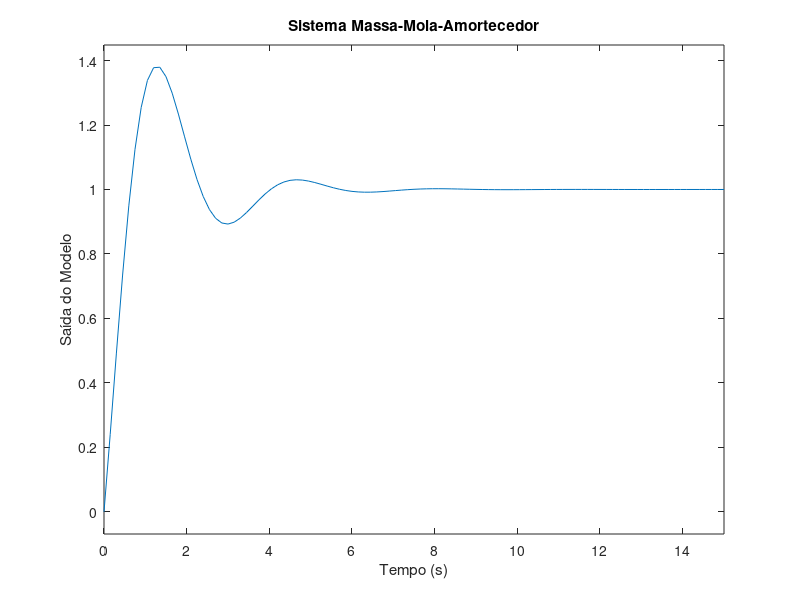
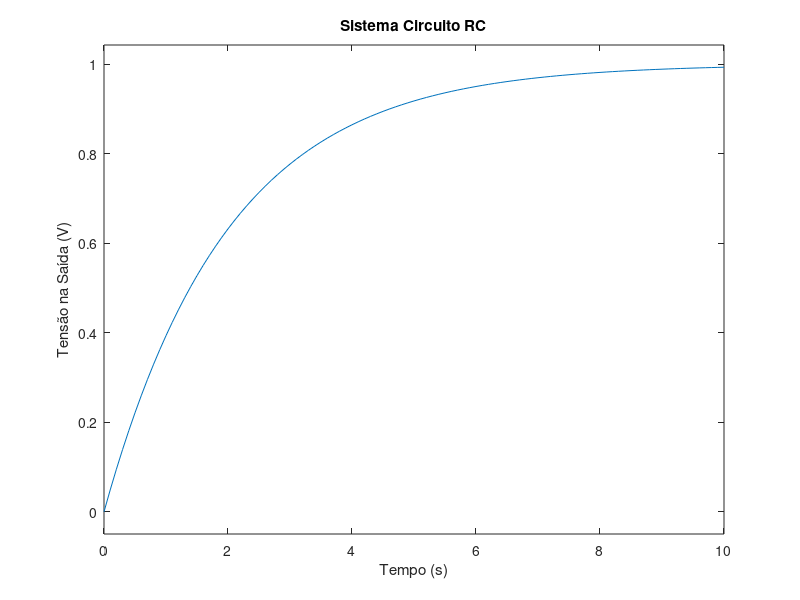
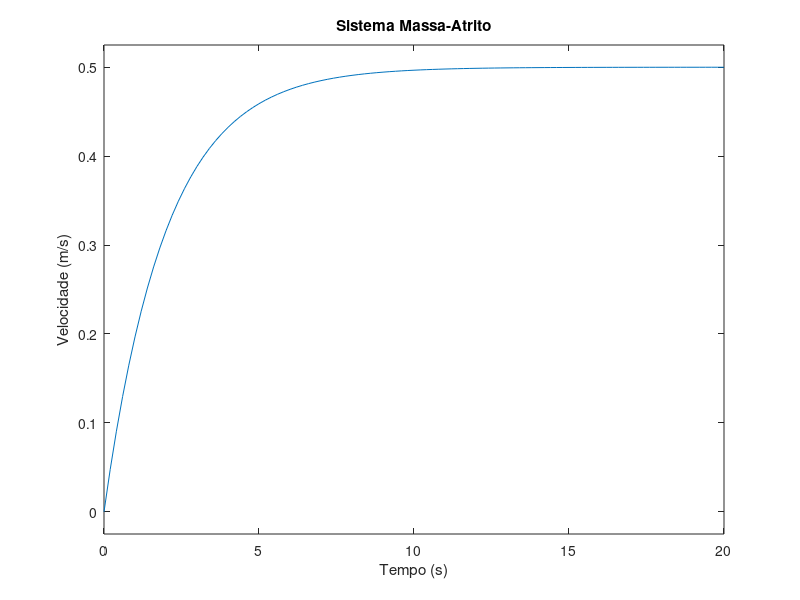

MATLAB code for these plots, in order:
%% Exercício 1 - Sistema Massa-Mola-Amortecedor - Caixa Branca

M = 2;
B = 3;
K = 8;

% y(s) / u(s) = (Bs + K) / Ms² + Bs + K

num = [B K];
den = [M B K];

G1 = tf(num,den)

figure;
step(G1, 15), grid;
title('Sistema Massa-Mola-Amortecedor');
xlabel('Tempo (s)');
ylabel('Saída do Modelo');

%% Exercício 2 - Circuito RC - Caixa Cinza

R = 1000;
tau = 2;

C = tau / R;

num = 1;
den = [R*C 1];
G2 = tf(num, den)
fprintf('O valor encontrado para C (Capacitância) foi de: %.1f mF\n', C * 1000);

figure;
step(G2, 10), grid;
title('Sistema Circuito RC');
xlabel('Tempo (s)');
ylabel('Tensão na Saída (V)')

%% Exercício 3 - Sistema massa-atrito - Caixa Cinza

M = 4;
F = 1;

% B não conhecido
% v(s) / f(s) = 1 / (Ms + B)

v = 0.5;

% Para regime permanente --> (F = B*v)

B = F / v;
num = 1;
den = [M B];

G3 = tf(num, den)
fprintf('O valor do Coeficiente de Atrito é de: %i', B);

figure;
step(F * G3, 20), grid;
title('Sistema Massa-Atrito')
xlabel('Tempo (s)');
ylabel('Velocidade (m/s)');
